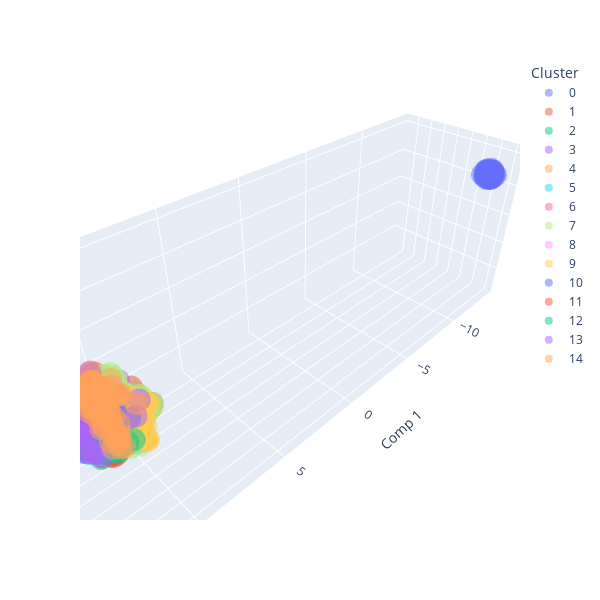

The cell this chart's notebook holds for it:
### Code cell
# UMAP n_neighbors (d=15), min_dist (d=0.1), metric (d=euclidean)
umap_3d = umap.UMAP(n_components=3, n_neighbors=20, min_dist=0.25)
reduced_data = umap_3d.fit_transform(df_embeds.drop(columns=["id"]))
scatter_3d(reduced_data, clusters)
